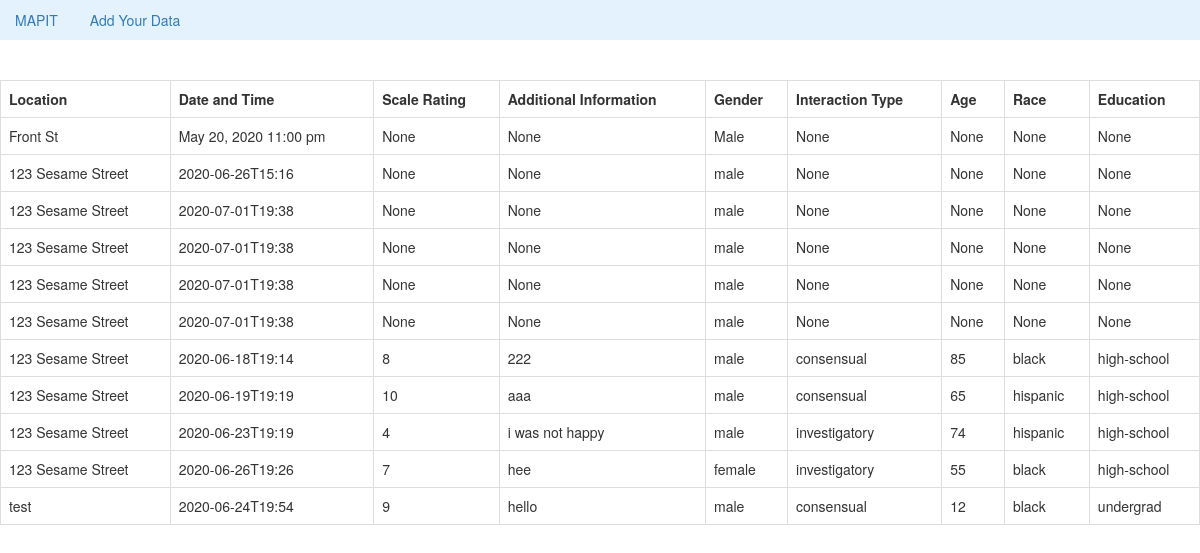
Page /surveyresults on the earlier database version.
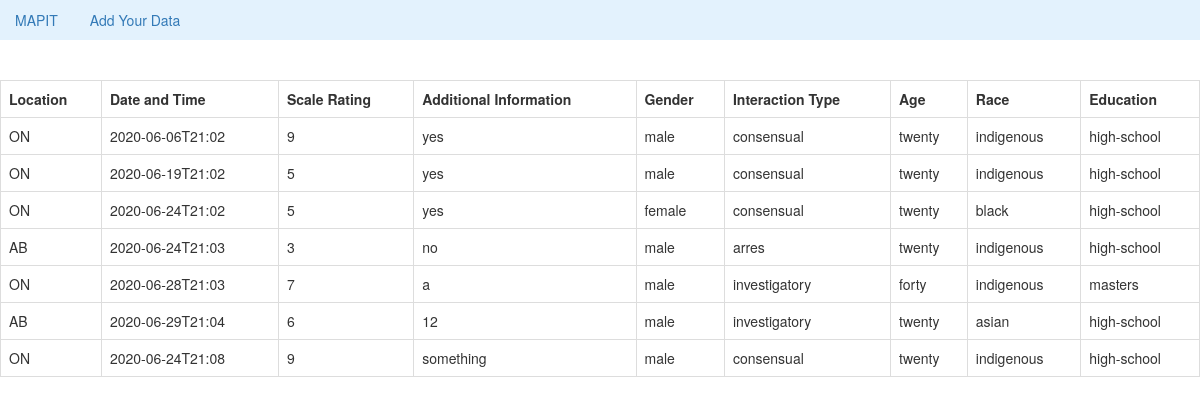
Same page on the later database version.
### tables this page shows
CREATE TABLE survey (
id INTEGER PRIMARY KEY AUTOINCREMENT,
location VARCHAR(100),
datetime VARCHAR(200),
type_interaction VARCHAR(100),
scale INTEGER,
add_info TEXT,
gender VARCHAR(50),
age VARCHAR(50),
race VARCHAR(100),
education VARCHAR(100)
);

### flaskr/routes.py (the view)
@app.route('/surveyresults')
def surveyresults():
    db = sqlite3.connect("survey.db")
    d = db.cursor()
    rows = d.execute("SELECT * FROM survey")
    return render_template("surveyresults.html", rows=rows)

### flaskr/templates/surveyresults.html
{% extends "base.html" %}
{% block content %}
<table class='table table-bordered table-striped'>
<table id='surveyresultstable' class='table table-bordered'>
    <tr>
        <th>Location</th>
        <th>Date and Time</th>
        <th>Scale Rating</th>
        <th>Additional Information</th>
        <th>Gender</th>
        <th>Interaction Type</th>
        <th>Age</th>
        <th>Race</th>
        <th>Education</th>
    </tr>
    {% for row in rows %}
        <tr>
            <td>{{ row[1] }}</td>
            <td>{{ row[2] }}</td>
            <td>{{ row[4] }}</td>
            <td>{{ row[5] }}</td>
            <td>{{ row[6] }}</td>
            <td>{{ row[3] }}</td>
            <td>{{ row[7] }}</td>
            <td>{{ row[8] }}</td>
            <td>{{ row[9] }}</td>
        </tr>
    {% endfor %}
</table>
{% endblock %}

### flaskr/templates/base.html (shortened to what this page needs)
<!DOCTYPE html>
<html lang="en">
    <head>
        <link rel="stylesheet" href="static/css/main.css">
        <link rel="stylesheet" href="https://maxcdn.bootstrapcdn.com/bootstrap/3.4.1/css/bootstrap.min.css">
    </head>
    <body>
        <ul class="nav nav-pills navbar-expand-lg" style="background-color: #e3f2fd;" id="pills-tab" role="tablist">
          <li class="nav-item" id="home-btn">
            <a class="nav-link" id="pills-home-tab" data-toggle="pill" href="home" role="tab" aria-controls="pills-home" >MAPIT</a>
          </li>
          <li class="nav-item" id="survey-btn">
            <a class="nav-link" id="pills-data-tab" data-toggle="pill" href="survey" role="tab" aria-controls="pills-data"">Add Your Data</a>
          </li>
        </ul>
        <div class="tab-content" id="pills-tabContent">
          </div>
        {% block content %}{% endblock %}
    </body>
</html>

Differences in the rows shown:
removed survey: location "Front St", datetime "May 20, 2020 11:00 pm", row "None", gender "Male"
removed survey: location "123 Sesame Street", datetime "2020-06-26T15:16", row "None", gender "male"
removed survey: location "123 Sesame Street", datetime "2020-07-01T19:38", row "None", gender "male"
removed survey: location "123 Sesame Street", datetime "2020-07-01T19:38", row "None", gender "male"
removed survey: location "123 Sesame Street", datetime "2020-07-01T19:38", row "None", gender "male"
removed survey: location "123 Sesame Street", datetime "2020-07-01T19:38", row "None", gender "male"
removed survey: location "123 Sesame Street", datetime "2020-06-18T19:14", scale "8", add_info "222", gender "male", type_interaction "consensual", age "85", race "black", education "high-school"
removed survey: location "123 Sesame Street", datetime "2020-06-19T19:19", scale "10", add_info "aaa", gender "male", type_interaction "consensual", age "65", race "hispanic", education "high-school"
removed survey: location "123 Sesame Street", datetime "2020-06-23T19:19", scale "4", add_info "i was not happy", gender "male", type_interaction "investigatory", age "74", race "hispanic", education "high-school"
removed survey: location "123 Sesame Street", datetime "2020-06-26T19:26", scale "7", add_info "hee", gender "female", type_interaction "investigatory", age "55", race "black", education "high-school"
removed survey: location "test", datetime "2020-06-24T19:54", scale "9", add_info "hello", gender "male", type_interaction "consensual", age "12", race "black", education "undergrad"
added survey: location "ON", datetime "2020-06-06T21:02", scale "9", add_info "yes", gender "male", type_interaction "consensual", age "twenty", race "indigenous", education "high-school"
added survey: location "ON", datetime "2020-06-19T21:02", scale "5", add_info "yes", gender "male", type_interaction "consensual", age "twenty", race "indigenous", education "high-school"
added survey: location "ON", datetime "2020-06-24T21:02", scale "5", add_info "yes", gender "female", type_interaction "consensual", age "twenty", race "black", education "high-school"
added survey: location "AB", datetime "2020-06-24T21:03", scale "3", add_info "no", gender "male", type_interaction "arres", age "twenty", race "indigenous", education "high-school"
added survey: location "ON", datetime "2020-06-28T21:03", scale "7", add_info "a", gender "male", type_interaction "investigatory", age "forty", race "indigenous", education "masters"
added survey: location "AB", datetime "2020-06-29T21:04", scale "6", add_info "12", gender "male", type_interaction "investigatory", age "twenty", race "asian", education "high-school"
added survey: location "ON", datetime "2020-06-24T21:08", scale "9", add_info "something", gender "male", type_interaction "consensual", age "twenty", race "indigenous", education "high-school"
